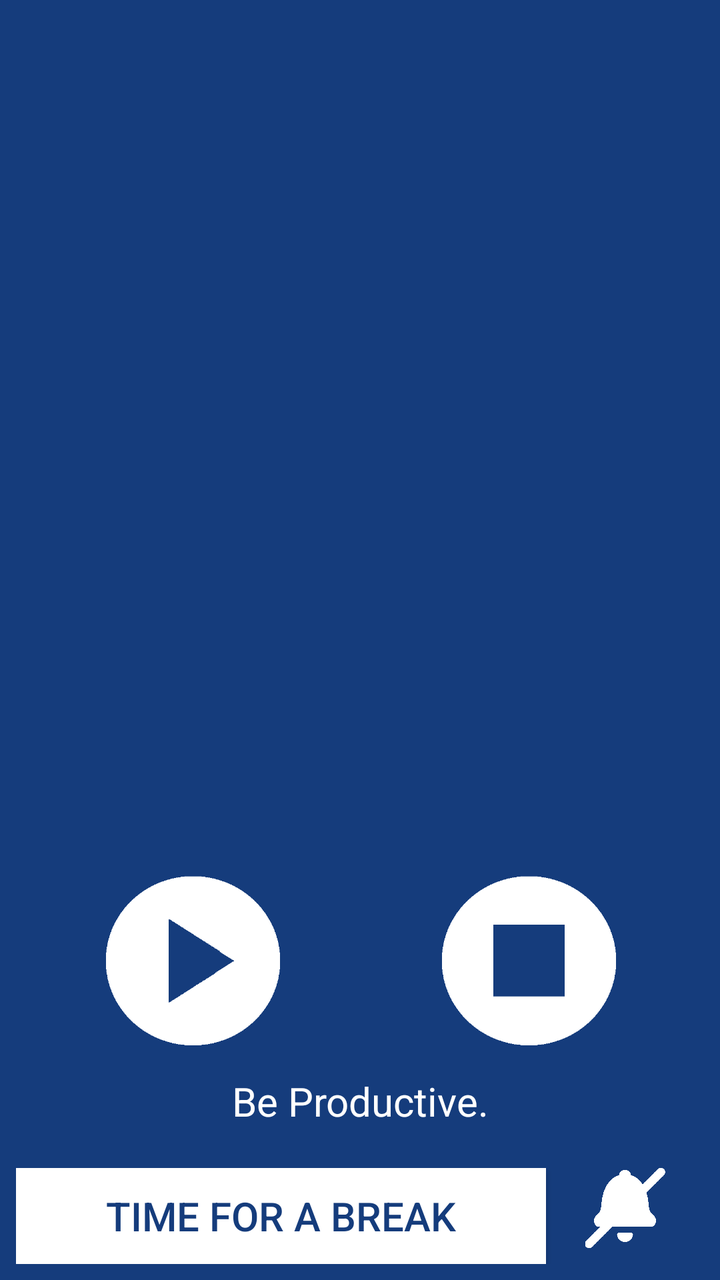
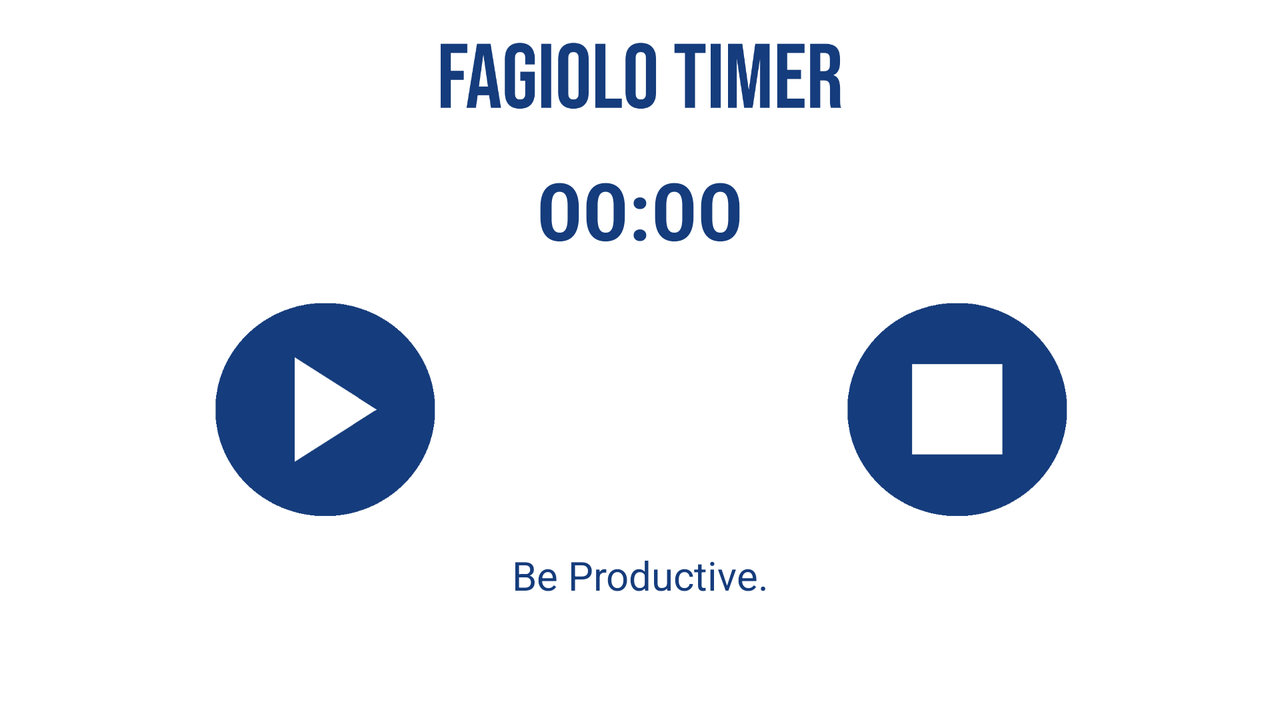

The same Android screen from two of the app's own layout files: first res/layout/ as a phone draws it, then the repository's variant for another configuration, drawn on a device whose configuration selects that folder. Both files follow.
<!-- AndroidManifest.xml: application theme AppTheme -->
<!-- res/layout/activity_main.xml -->
<?xml version="1.0" encoding="utf-8"?>
<android.support.constraint.ConstraintLayout xmlns:android="http://schemas.android.com/apk/res/android"
    xmlns:app="http://schemas.android.com/apk/res-auto"
    xmlns:tools="http://schemas.android.com/tools"
    android:layout_width="match_parent"
    android:layout_height="match_parent"
    android:background="@color/blue_fag"
    tools:context=".MainActivity">

    <TextView
        android:id="@+id/timer"
        android:layout_width="match_parent"
        android:layout_height="wrap_content"
        android:layout_marginStart="8dp"
        android:layout_marginTop="8dp"
        android:layout_marginEnd="8dp"
        android:layout_marginBottom="8dp"
        android:textAlignment="center"
        android:textColor="@color/white"
        android:textSize="50sp"
        android:textStyle="bold"
        app:layout_constraintBottom_toTopOf="@+id/linearLayout"
        app:layout_constraintEnd_toEndOf="parent"
        app:layout_constraintStart_toStartOf="parent"
        app:layout_constraintTop_toTopOf="parent" />

    <ProgressBar
        android:id="@+id/prog_circ"
        style="?android:progressBarStyleHorizontal"
        android:layout_width="wrap_content"
        android:layout_height="wrap_content"
        android:layout_marginStart="8dp"
        android:layout_marginTop="8dp"
        android:layout_marginEnd="8dp"
        android:layout_marginBottom="8dp"
        android:minWidth="200dp"
        android:minHeight="200dp"
        android:progressDrawable="@drawable/circular"
        android:indeterminate="false"
        app:layout_constraintBottom_toTopOf="@+id/linearLayout"
        app:layout_constraintEnd_toEndOf="parent"
        app:layout_constraintHorizontal_bias="0.497"
        app:layout_constraintStart_toStartOf="parent"
        app:layout_constraintTop_toTopOf="parent" />

    <LinearLayout
        android:id="@+id/linearLayout"
        android:layout_width="match_parent"
        android:layout_height="0dp"
        android:layout_marginStart="8dp"
        android:layout_marginEnd="8dp"
        android:layout_marginBottom="8dp"
        android:gravity="center_vertical"
        android:orientation="vertical"
        app:layout_constraintBottom_toBottomOf="parent"
        app:layout_constraintEnd_toEndOf="parent"
        app:layout_constraintHorizontal_bias="0.0"
        app:layout_constraintStart_toStartOf="parent">

        <LinearLayout
            android:id="@+id/linearLayout2"
            android:layout_width="match_parent"
            android:layout_height="wrap_content"
            android:layout_gravity="center_horizontal"
            android:layout_marginTop="8dp"
            app:layout_constraintTop_toBottomOf="@+id/timer"
            tools:layout_editor_absoluteX="0dp">

            <ImageView
                android:id="@+id/start_button"
                android:layout_width="0dp"
                android:layout_height="100dp"
                android:layout_gravity="center_horizontal"
                android:layout_marginStart="8dp"
                android:layout_weight="1"
                android:contentDescription="@string/start_button"
                android:onClick="startTimer"
                app:layout_constraintStart_toStartOf="parent"
                app:srcCompat="@drawable/start_button_dark"
                tools:layout_editor_absoluteY="185dp" />

            <ImageView
                android:id="@+id/reset_button"
                android:layout_width="0dp"
                android:layout_height="100dp"
                android:layout_gravity="center_horizontal"
                android:layout_marginStart="8dp"
                android:layout_marginEnd="8dp"
                android:layout_weight="1"
                android:contentDescription="@string/reset_button"
                android:onClick="resetTimer"
                app:layout_constraintEnd_toEndOf="parent"
                app:layout_constraintStart_toEndOf="@+id/start_button"
                app:srcCompat="@drawable/reset_button_dark"
                tools:layout_editor_absoluteY="185dp" />
        </LinearLayout>

        <TextView
            android:id="@+id/rest"
            android:layout_width="wrap_content"
            android:layout_height="wrap_content"
            android:layout_gravity="center_horizontal"
            android:layout_marginTop="8dp"
            android:gravity="center_horizontal"
            android:layout_marginBottom="20dp"
            android:text="@string/be_productive"
            android:textColor="@color/white"
            android:textSize="20sp"
            app:layout_constraintEnd_toEndOf="parent"
            app:layout_constraintStart_toStartOf="parent"
            app:layout_constraintTop_toBottomOf="@+id/linearLayout2" />

        <LinearLayout
            android:layout_width="match_parent"
            android:layout_height="match_parent"
            android:orientation="horizontal">

            <Button
                android:id="@+id/pausa_inizia"
                android:layout_width="202dp"
                android:layout_height="wrap_content"
                android:layout_gravity="center_horizontal"
                android:background="@color/Background"
                android:gravity="center_vertical"
                android:onClick="iniziaPausa"
                android:text="@string/inizia_pausa"
                android:textAlignment="center"
                android:textColor="@color/blue_fag"
                android:textSize="20sp"
                android:layout_weight="1"/>

            <ImageView
                android:id="@+id/alarm_off"
                android:layout_width="0dp"
                android:layout_height="40dp"
                android:layout_gravity="center_horizontal"
                android:layout_marginStart="8dp"
                android:layout_marginEnd="8dp"
                android:layout_weight="1"
                android:onClick="alarmOff"
                app:srcCompat="@drawable/alarmoff_dark" />

        </LinearLayout>


    </LinearLayout>

</android.support.constraint.ConstraintLayout>
<!-- resources referenced by this layout -->
<resources>
  <color name="Background">#FFFFFF</color>
  <color name="blue_fag"> #153c7c</color>
  <color name="white"> #fff</color>
  <!-- drawable alarmoff_dark: png bitmap (drawable, 5040 bytes) -->
  <!-- drawable circular (drawable) -->
  <?xml version="1.0" encoding="utf-8"?>
  <layer-list xmlns:android="http://schemas.android.com/apk/res/android">
      <item>
          <rotate
              android:fromDegrees="270"
              android:toDegrees="270"
              android:pivotX="50%"
              android:pivotY="50%" >
              >
              <shape
              android:useLevel="true"
              android:innerRadiusRatio="2.5"
              android:shape="ring"
              android:thickness="4dp" >
                  <solid android:color="@color/white" />
              </shape>
          </rotate>
      </item>
  </layer-list>
  <!-- drawable reset_button_dark: png bitmap (drawable, 3649 bytes) -->
  <!-- drawable start_button_dark: png bitmap (drawable, 4316 bytes) -->
  <string name="be_productive"> Be Productive. </string>
  <string name="inizia_pausa"> Time for a break </string>
  <string name="reset_button"> Reset </string>
  <string name="start_button"> Start </string>
  <style name="AppTheme" parent="Theme.AppCompat.Light.DarkActionBar">
          
          <item name="colorPrimary">@color/colorPrimary</item>
          <item name="colorPrimaryDark">@color/colorPrimaryDark</item>
          <item name="colorAccent">@color/colorAccent</item>
      </style>
  <color name="colorPrimary">#153c7c</color>
  <color name="colorPrimaryDark">#133369</color>
  <color name="colorAccent">#153c7c</color>
</resources>
<!-- res/layout-land/activity_main.xml (the repository's variant of the layout above) -->
<!-- drawn on the phone turned sideways -->
<?xml version="1.0" encoding="utf-8"?>
<android.support.constraint.ConstraintLayout xmlns:android="http://schemas.android.com/apk/res/android"
    xmlns:app="http://schemas.android.com/apk/res-auto"
    xmlns:tools="http://schemas.android.com/tools"
    android:layout_width="match_parent"
    android:layout_height="match_parent"
    android:background="@color/Background"
    tools:context=".MainActivity">

    <ImageView
        android:id="@+id/imageView"
        android:layout_width="401dp"
        android:layout_height="62dp"
        android:layout_marginStart="8dp"
        android:layout_marginTop="8dp"
        android:layout_marginEnd="8dp"
        android:contentDescription="@string/app_name"
        android:foregroundGravity="center_horizontal"
        app:layout_constraintEnd_toEndOf="parent"
        app:layout_constraintStart_toStartOf="parent"
        app:layout_constraintTop_toTopOf="parent"
        app:srcCompat="@drawable/logo_scritta" />

    <Chronometer
        android:id="@+id/timer"
        android:layout_width="wrap_content"
        android:layout_height="54dp"
        android:layout_marginTop="8dp"
        android:gravity="center_horizontal"
        android:textAlignment="center"
        android:textColor="@color/colorAccent"
        android:textSize="40sp"
        android:textStyle="bold"
        app:layout_constraintEnd_toEndOf="parent"
        app:layout_constraintStart_toStartOf="parent"
        app:layout_constraintTop_toBottomOf="@+id/imageView" />

    <TextView
        android:id="@+id/rest"
        android:layout_width="wrap_content"
        android:layout_height="wrap_content"
        android:layout_marginTop="8dp"
        android:gravity="center_horizontal"
        android:text="@string/be_productive"
        android:textColor="@color/blue_fag"
        android:textSize="20sp"
        app:layout_constraintEnd_toEndOf="parent"
        app:layout_constraintStart_toStartOf="parent"
        app:layout_constraintTop_toBottomOf="@+id/linearLayout2" />

    <LinearLayout
        android:id="@+id/linearLayout2"
        android:layout_width="match_parent"
        android:layout_height="wrap_content"
        android:layout_marginTop="8dp"
        app:layout_constraintTop_toBottomOf="@+id/timer"
        tools:layout_editor_absoluteX="0dp">

        <ImageView
            android:id="@+id/start_button"
            android:layout_width="0dp"
            android:layout_height="126dp"
            android:layout_marginStart="8dp"
            android:layout_weight="1"
            android:onClick="startTimer"
            app:layout_constraintStart_toStartOf="parent"
            app:srcCompat="@drawable/start_button"
            tools:layout_editor_absoluteY="185dp"
            android:contentDescription="@string/start_button"/>

        <ImageView
            android:id="@+id/reset_button"
            android:layout_width="0dp"
            android:layout_height="126dp"
            android:layout_marginStart="8dp"
            android:layout_marginEnd="8dp"
            android:layout_weight="1"
            android:onClick="resetTimer"
            app:layout_constraintEnd_toEndOf="parent"
            app:layout_constraintStart_toEndOf="@+id/start_button"
            app:srcCompat="@drawable/reset_button"
            tools:layout_editor_absoluteY="185dp"
            android:contentDescription="@string/reset_button"/>
    </LinearLayout>

</android.support.constraint.ConstraintLayout>
<!-- resources referenced by the variant -->
<!-- as the phone turned sideways resolves them -->
<resources>
  <color name="Background">#FFFFFF</color>
  <color name="blue_fag"> #153c7c</color>
  <color name="colorAccent">#153c7c</color>
  <!-- drawable logo_scritta: png bitmap (drawable, 10883 bytes) -->
  <!-- drawable reset_button: png bitmap (drawable, 3656 bytes) -->
  <!-- drawable start_button: png bitmap (drawable, 7633 bytes) -->
  <string name="app_name"> Fagiolo Timer</string>
  <string name="be_productive"> Be Productive. </string>
  <string name="reset_button"> Reset </string>
  <string name="start_button"> Start </string>
  <style name="AppTheme" parent="Theme.AppCompat.Light.DarkActionBar">
          
          <item name="colorPrimary">@color/colorPrimary</item>
          <item name="colorPrimaryDark">@color/colorPrimaryDark</item>
          <item name="colorAccent">@color/colorAccent</item>
      </style>
  <color name="colorPrimary">#153c7c</color>
  <color name="colorPrimaryDark">#133369</color>
</resources>
